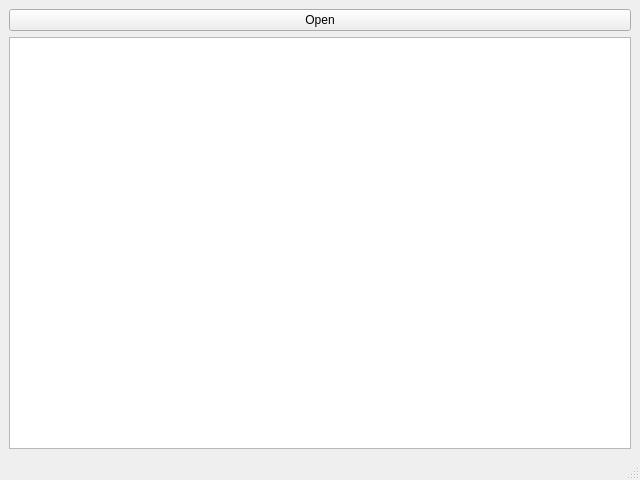
<?xml version="1.0" encoding="UTF-8"?>
<ui version="4.0">
 <class>MainWindow</class>
 <widget class="QMainWindow" name="MainWindow">
  <property name="geometry">
   <rect>
    <x>0</x>
    <y>0</y>
    <width>640</width>
    <height>480</height>
   </rect>
  </property>
  <property name="windowTitle">
   <string>Battery Log Viewer</string>
  </property>
  <widget class="QWidget" name="centralwidget">
   <layout class="QHBoxLayout" name="horizontalLayout" stretch="1,3">
    <item>
     <layout class="QVBoxLayout" name="verticalLayout">
      <item>
       <widget class="QPushButton" name="pushButton">
        <property name="text">
         <string>Open</string>
        </property>
       </widget>
      </item>
      <item>
       <widget class="QTextEdit" name="dataOutput"/>
      </item>
     </layout>
    </item>
    <item>
     <layout class="QGridLayout" name="gridLayout"/>
    </item>
   </layout>
  </widget>
  <widget class="QMenuBar" name="menubar">
   <property name="geometry">
    <rect>
     <x>0</x>
     <y>0</y>
     <width>640</width>
     <height>30</height>
    </rect>
   </property>
  </widget>
  <widget class="QStatusBar" name="statusbar"/>
 </widget>
 <resources/>
 <connections/>
</ui>
